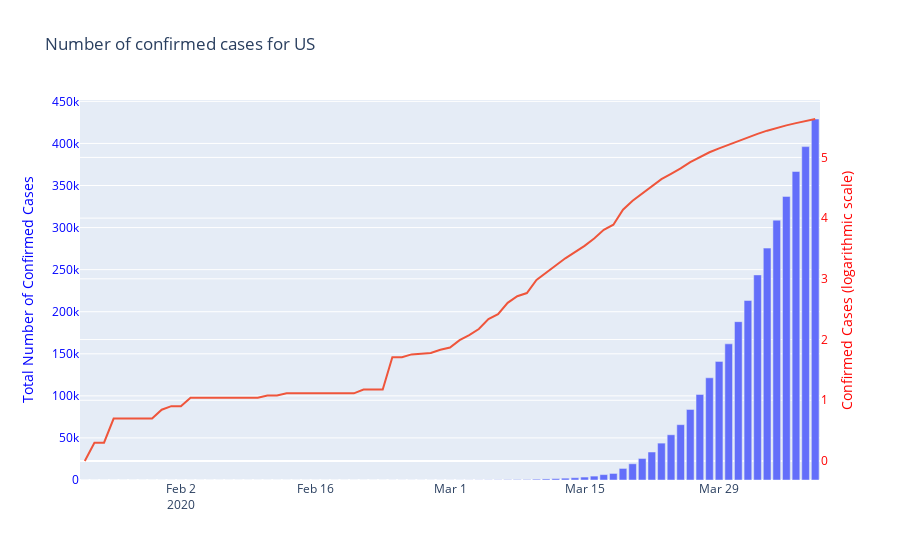
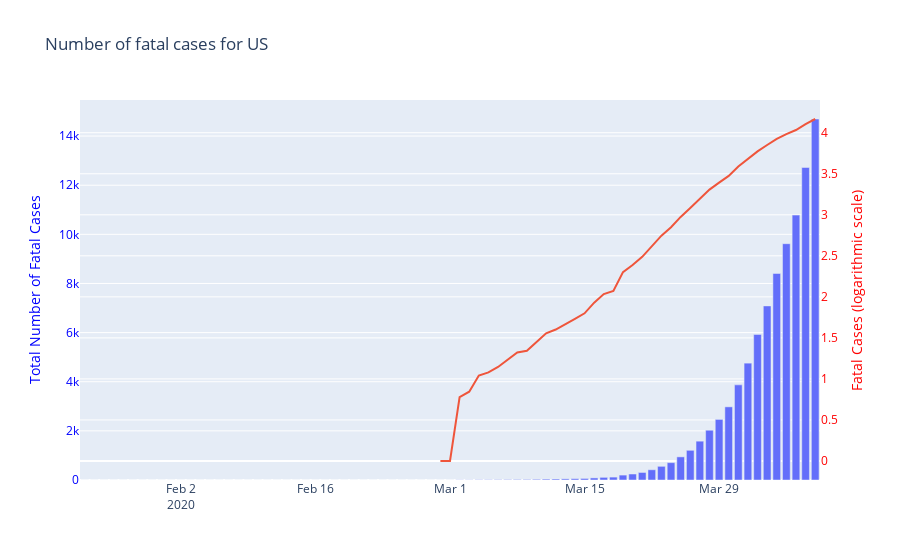

The code cell stored with these charts, in order, in its notebook:
### Markdown cell above
Once you picked a country, enter it in the cell below and run. 

Remember to use quotation marks ""!

"Canada" is provided as an example.

### Code cell
country = "US"

plot_log_function(country,final_confirmed,"confirmed")
plot_log_function(country,final_deaths,"fatal")
